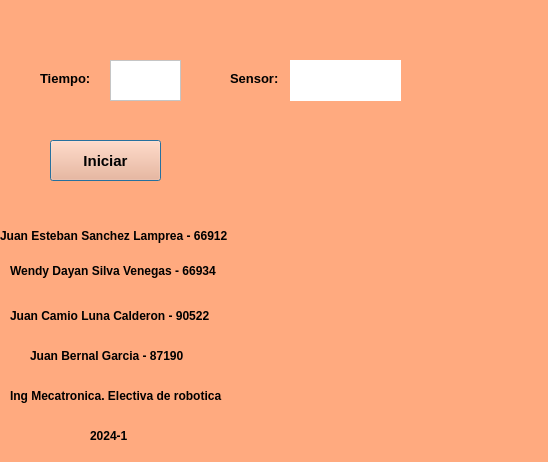
<?xml version="1.0" encoding="UTF-8"?>
<ui version="4.0">
 <class>Dialog</class>
 <widget class="QDialog" name="Dialog">
  <property name="geometry">
   <rect>
    <x>0</x>
    <y>0</y>
    <width>548</width>
    <height>462</height>
   </rect>
  </property>
  <property name="windowTitle">
   <string>Dialog</string>
  </property>
  <property name="styleSheet">
   <string notr="true">background-color: rgb(255, 170, 127);</string>
  </property>
  <widget class="QLabel" name="label_3">
   <property name="geometry">
    <rect>
     <x>10</x>
     <y>250</y>
     <width>261</width>
     <height>41</height>
    </rect>
   </property>
   <property name="font">
    <font>
     <pointsize>9</pointsize>
     <weight>75</weight>
     <bold>true</bold>
    </font>
   </property>
   <property name="text">
    <string>Wendy Dayan Silva Venegas - 66934</string>
   </property>
   <property name="margin">
    <number>15</number>
   </property>
  </widget>
  <widget class="QLabel" name="label_8">
   <property name="geometry">
    <rect>
     <x>30</x>
     <y>330</y>
     <width>291</width>
     <height>51</height>
    </rect>
   </property>
   <property name="font">
    <font>
     <pointsize>9</pointsize>
     <weight>75</weight>
     <bold>true</bold>
    </font>
   </property>
   <property name="text">
    <string>Juan Bernal Garcia - 87190</string>
   </property>
   <property name="margin">
    <number>15</number>
   </property>
  </widget>
  <widget class="QLabel" name="label_6">
   <property name="geometry">
    <rect>
     <x>0</x>
     <y>210</y>
     <width>291</width>
     <height>51</height>
    </rect>
   </property>
   <property name="font">
    <font>
     <pointsize>9</pointsize>
     <weight>75</weight>
     <bold>true</bold>
    </font>
   </property>
   <property name="text">
    <string>Juan Esteban Sanchez Lamprea - 66912</string>
   </property>
   <property name="margin">
    <number>15</number>
   </property>
  </widget>
  <widget class="QLabel" name="label_7">
   <property name="geometry">
    <rect>
     <x>10</x>
     <y>290</y>
     <width>291</width>
     <height>51</height>
    </rect>
   </property>
   <property name="font">
    <font>
     <pointsize>9</pointsize>
     <weight>75</weight>
     <bold>true</bold>
    </font>
   </property>
   <property name="text">
    <string>Juan Camio Luna Calderon - 90522</string>
   </property>
   <property name="margin">
    <number>15</number>
   </property>
  </widget>
  <widget class="QLabel" name="label_10">
   <property name="geometry">
    <rect>
     <x>90</x>
     <y>410</y>
     <width>81</width>
     <height>51</height>
    </rect>
   </property>
   <property name="font">
    <font>
     <pointsize>9</pointsize>
     <weight>75</weight>
     <bold>true</bold>
    </font>
   </property>
   <property name="text">
    <string>2024-1</string>
   </property>
   <property name="margin">
    <number>15</number>
   </property>
  </widget>
  <widget class="QLabel" name="label_9">
   <property name="geometry">
    <rect>
     <x>10</x>
     <y>370</y>
     <width>291</width>
     <height>51</height>
    </rect>
   </property>
   <property name="font">
    <font>
     <pointsize>9</pointsize>
     <weight>75</weight>
     <bold>true</bold>
    </font>
   </property>
   <property name="text">
    <string>Ing Mecatronica. Electiva de robotica</string>
   </property>
   <property name="margin">
    <number>15</number>
   </property>
  </widget>
  <widget class="QLabel" name="label">
   <property name="geometry">
    <rect>
     <x>290</x>
     <y>60</y>
     <width>111</width>
     <height>41</height>
    </rect>
   </property>
   <property name="font">
    <font>
     <pointsize>11</pointsize>
     <weight>75</weight>
     <bold>true</bold>
    </font>
   </property>
   <property name="styleSheet">
    <string notr="true">background-color: rgb(255, 255, 255);</string>
   </property>
   <property name="text">
    <string/>
   </property>
  </widget>
  <widget class="QLabel" name="label_2">
   <property name="geometry">
    <rect>
     <x>230</x>
     <y>70</y>
     <width>51</width>
     <height>16</height>
    </rect>
   </property>
   <property name="font">
    <font>
     <pointsize>10</pointsize>
     <weight>75</weight>
     <bold>true</bold>
    </font>
   </property>
   <property name="mouseTracking">
    <bool>false</bool>
   </property>
   <property name="tabletTracking">
    <bool>false</bool>
   </property>
   <property name="contextMenuPolicy">
    <enum>Qt::NoContextMenu</enum>
   </property>
   <property name="acceptDrops">
    <bool>false</bool>
   </property>
   <property name="autoFillBackground">
    <bool>false</bool>
   </property>
   <property name="text">
    <string>Sensor:</string>
   </property>
   <property name="scaledContents">
    <bool>false</bool>
   </property>
   <property name="wordWrap">
    <bool>false</bool>
   </property>
   <property name="openExternalLinks">
    <bool>false</bool>
   </property>
  </widget>
  <widget class="QLabel" name="label_5">
   <property name="geometry">
    <rect>
     <x>40</x>
     <y>70</y>
     <width>51</width>
     <height>16</height>
    </rect>
   </property>
   <property name="font">
    <font>
     <pointsize>10</pointsize>
     <weight>75</weight>
     <bold>true</bold>
    </font>
   </property>
   <property name="mouseTracking">
    <bool>false</bool>
   </property>
   <property name="tabletTracking">
    <bool>false</bool>
   </property>
   <property name="contextMenuPolicy">
    <enum>Qt::NoContextMenu</enum>
   </property>
   <property name="acceptDrops">
    <bool>false</bool>
   </property>
   <property name="autoFillBackground">
    <bool>false</bool>
   </property>
   <property name="text">
    <string>Tiempo:</string>
   </property>
   <property name="scaledContents">
    <bool>false</bool>
   </property>
   <property name="wordWrap">
    <bool>false</bool>
   </property>
   <property name="openExternalLinks">
    <bool>false</bool>
   </property>
  </widget>
  <widget class="QTextEdit" name="textEdit">
   <property name="geometry">
    <rect>
     <x>110</x>
     <y>60</y>
     <width>71</width>
     <height>41</height>
    </rect>
   </property>
   <property name="font">
    <font>
     <pointsize>11</pointsize>
     <weight>75</weight>
     <bold>true</bold>
    </font>
   </property>
   <property name="styleSheet">
    <string notr="true">background-color: rgb(255, 255, 255);</string>
   </property>
  </widget>
  <widget class="QPushButton" name="pushButton">
   <property name="geometry">
    <rect>
     <x>50</x>
     <y>140</y>
     <width>111</width>
     <height>41</height>
    </rect>
   </property>
   <property name="font">
    <font>
     <pointsize>11</pointsize>
     <weight>75</weight>
     <bold>true</bold>
    </font>
   </property>
   <property name="text">
    <string>Iniciar</string>
   </property>
  </widget>
  <widget class="QLabel" name="label_4">
   <property name="geometry">
    <rect>
     <x>296</x>
     <y>223</y>
     <width>231</width>
     <height>221</height>
    </rect>
   </property>
   <property name="text">
    <string/>
   </property>
  </widget>
 </widget>
 <resources/>
 <connections/>
</ui>
